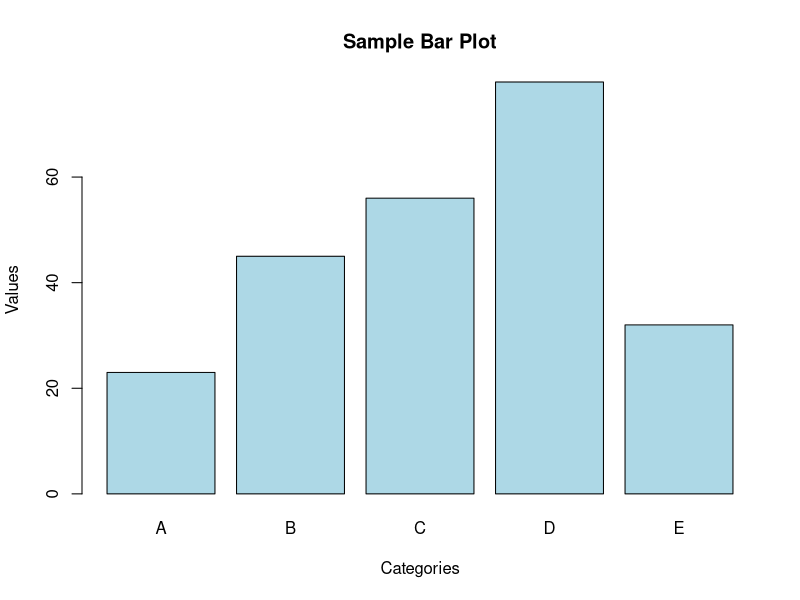
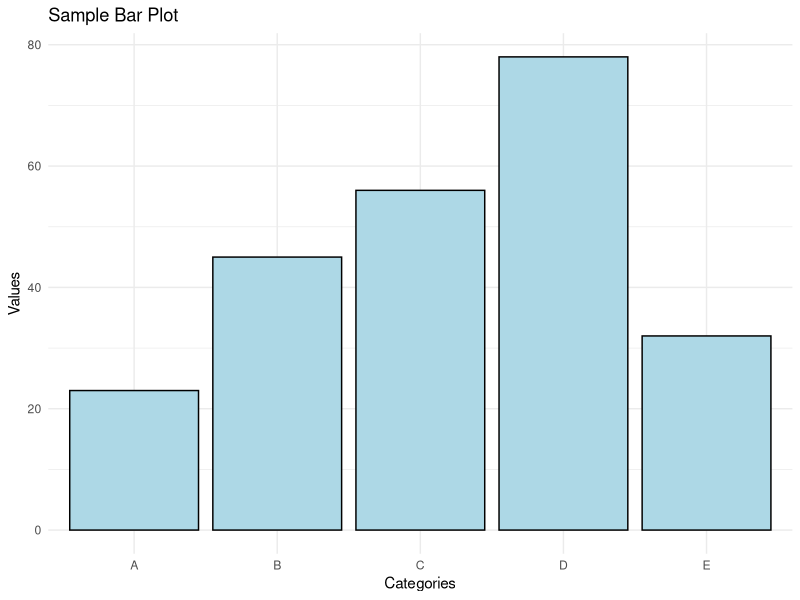

Recreate these plots in R, in order.
# R script to create a bar plot
# Generate sample data
data <- data.frame(
  category = c("A", "B", "C", "D", "E"),
  values = c(23, 45, 56, 78, 32)
)

# Create bar plot
png("barplot.png", width = 800, height = 600)
barplot(data$values, 
        names.arg = data$category,
        main = "Sample Bar Plot",
        xlab = "Categories",
        ylab = "Values",
        col = "lightblue",
        border = "black")
dev.off()

# Alternative using ggplot2 (if available)
if(require(ggplot2)) {
  p <- ggplot(data, aes(x = category, y = values)) +
    geom_bar(stat = "identity", fill = "lightblue", color = "black") +
    labs(title = "Sample Bar Plot",
         x = "Categories",
         y = "Values") +
    theme_minimal()
  
  ggsave("ggplot_barplot.png", plot = p, width = 8, height = 6)
}

print("Bar plots have been created and saved as 'barplot.png' and optionally 'ggplot_barplot.png'")
print(data)
